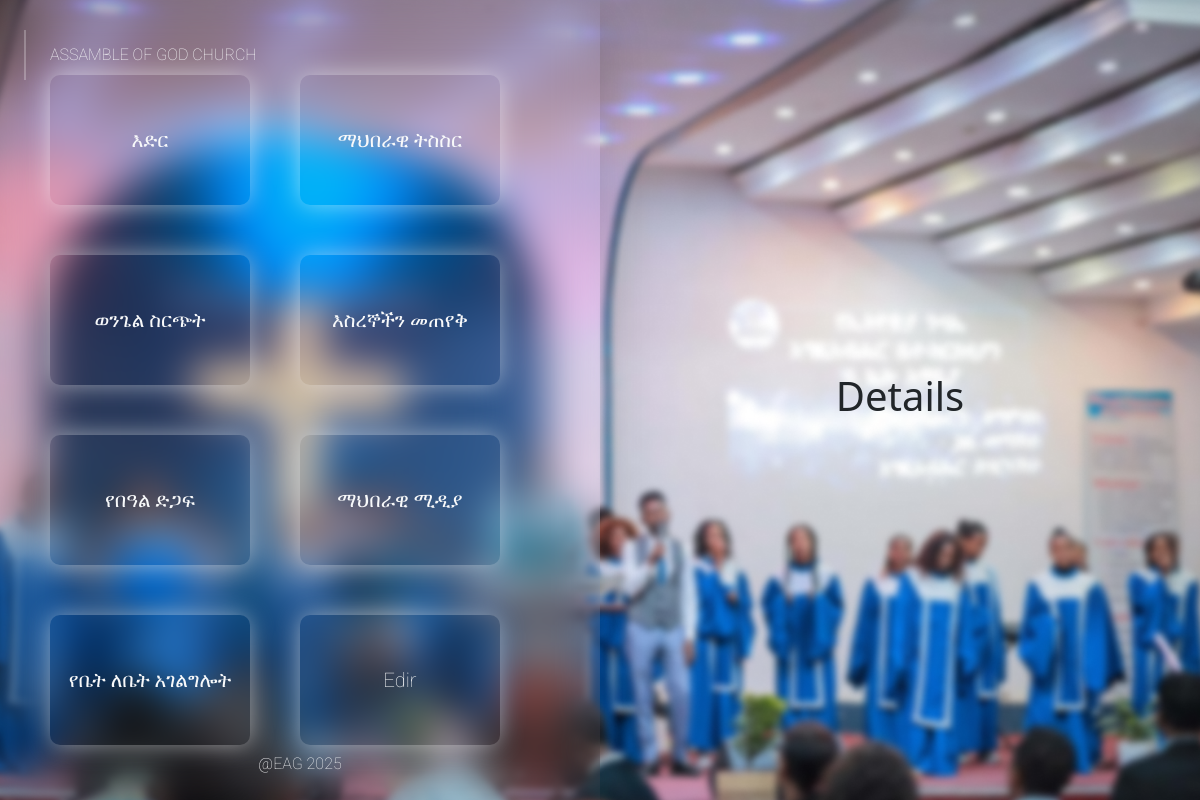
Page /Service/ on the earlier database version.
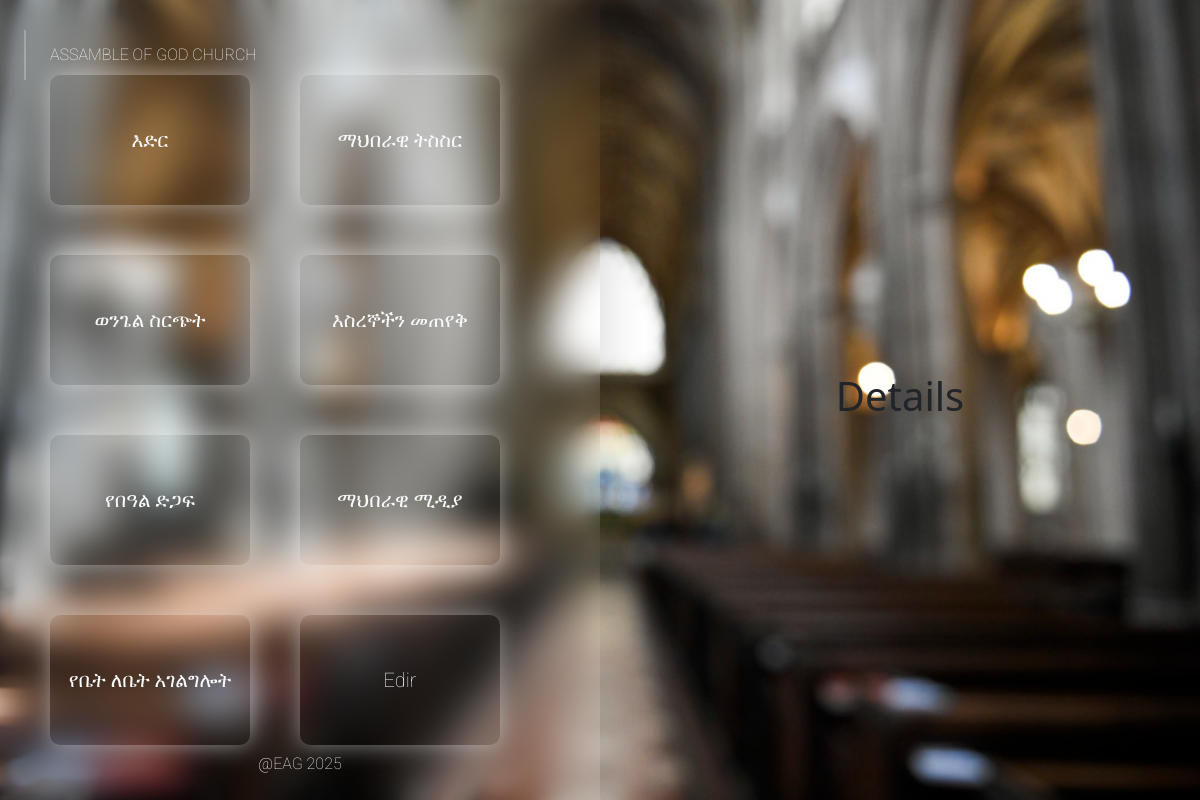
Same page on the later database version.
### Website/models.py (models this page shows, shortened)
class Service_data (models.Model):
    Name = models.CharField (max_length=20)
    Picture = models.ImageField (upload_to='photo/', null=True, blank=True)

### Website/views.py (the view)
# urls.py: path('Service/', Service_container, name='service'),
def Service_container (request):
    Service_img = Service_data.objects.all()
    context = {
        'Service_img' : Service_img
    }
    return render (request, 'Include/Hero_Banner_Include/Services.html', context=context)

### Website/templates/Include/Hero_Banner_Include/Services.html (shortened to what this page needs)
{% load static %}
<!DOCTYPE html>
<html lang="en">
<head>
    <link rel="stylesheet" href="{% static 'design/Service.css' %}">
    <link rel="stylesheet" href="{% static 'Font/font.css' %}">
    <link href="https://cdn.jsdelivr.net/npm/bootstrap@5.3.3/dist/css/bootstrap.min.css" rel="stylesheet">
</head>
<body>
    {% for Service_imgs in Service_img %}
        <div class="Service_width" style="background-image: url(' {{ Service_imgs.Picture.url }} ');">
            <div class="All_container">
                <div class="Detail_btns shadow-lg">
                    <div class="first_title">
                        <hr class="hor_line">
                        <p class="roboto_thin pt-3 text-light">ASSAMBLE OF GOD CHURCH</p>
                    </div>
                    <div class="Service_btn_containers">
                        <div class="btn_container">
                            <button class="Main_btn roboto_thin text-light">እድር</button>
                            <button class="Main_btn roboto_thin text-light">ማህበራዊ ትስስር</button>
                            <button class="Main_btn roboto_thin text-light">ወንጌል ስርጭት</button>
                            <button class="Main_btn roboto_thin text-light">እስረኞችን መጠየቅ</button>
                            <button class="Main_btn roboto_thin text-light">የበዓል ድጋፍ</button>
                            <button class="Main_btn roboto_thin text-light">ማህበራዊ ሚዲያ</button>
                            <button class="Main_btn roboto_thin text-light">የቤት ለቤት አገልግሎት</button>
                            <button class="Main_btn roboto_thin text-light">Edir</button>
                        </div>
                    </div>
                    <div class="creation">
                        <div class="creation_container">
                            <p class="roboto_thin text-light m-0 pb-1">@EAG 2025</p>
                        </div>
                    </div>
                </div>
                <div class="Second_bar_container">
                    <h1>Details</h1>
                </div>
            </div>
        </div>
    {% endfor %}
</body>
</html>

### static/design/Service.css (style rules this page uses)
.Service_width { width: 100%; height: 100vh; background-repeat: no-repeat; background-size: cover; background-position: center; overflow: hidden; overflow-x: hidden; position: fixed; top: 0; left: 0; z-index: -1; }
.All_container { display: flex; justify-content: space-between; align-items: center; width: 100%; height: 100vh; }
.Detail_btns { width: 50%; height: 100vh; backdrop-filter: blur(20px); overflow: hidden; display: flex; justify-content: center; align-items: center; flex-direction: column; }
.first_title { width: 100%; height: 70px; display: flex; align-items: center; }
.hor_line { transform: rotate(90deg); border-color: white; border: 1px solid white; width: 50px; }
.Service_btn_containers { width: 100%; height: 80vh; display: flex; justify-content: center; align-items: center; }
.Main_btn { width: 200px; height: 130px; border: none; backdrop-filter: blur(20px); background-color: transparent; font-size: 20px; box-shadow: 0px 0px 25px rgba(255, 255, 255, 0.5); border-radius: 10px; transition: 0.5s ease-in-out; }
.btn_container { display: grid; grid-template-columns: 250px 250px; row-gap: 50px; }
.creation { width: 100%; display: flex; align-items: end; justify-content: center; }
.creation_container { width: 70%; height: 50px; display: flex; justify-content: center; align-items: end; border-top-left-radius: 5px; border-top-right-radius: 5px; }
.Second_bar_container { width: 50%; height: 100vh; display: flex; justify-content: center; align-items: center; }

Differences in the rows shown:
changed Service_data: Picture: a different picture
